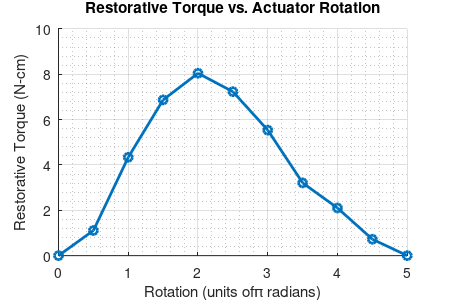
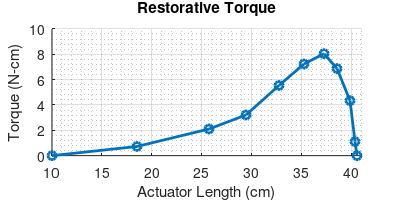

MATLAB code to generate these figures, in order:
% restorative_torque_experiment.m
% Restorative Torque Testing Experiment
% Copyright 2015 Andrew P. Sabelhaus, Kyle Zampaglione
% This file contains the data from the restorative torque tests,
% and plots that data.

clear all; close all; clc;

% Number of rotations for the actuator as turned by hand:
experimental_rotations = [0; 0.25; 0.5; 0.75; 1; 1.25; 1.5; 1.75; ...
                            2; 2.25; 2.5];
                        
% Pick out the number of datapoints we have, to make this script cleaner:
num_datapoints = size(experimental_rotations, 1);

% The test was performed five times.
% Here, each row is one test, and each column is angle of rotation.
experimental_torques = [
    0, 0.12, 0.43, 0.63, 0.71, 0.62, 0.47, 0.25, 0.21, 0.05, 0;
    0, 0.12, 0.37, 0.57, 0.70, 0.64, 0.49, 0.29, 0.17, 0.07, 0;
    0, 0.12, 0.37, 0.58, 0.72, 0.61, 0.50, 0.26, 0.18, 0.04, 0;
    0, 0.06, 0.37, 0.60, 0.70, 0.67, 0.48, 0.30, 0.17, 0.08, 0;
    0, 0.07, 0.38, 0.66, 0.73, 0.66, 0.51, 0.32, 0.20, 0.08, 0];

% Convert all these torques from inch-pounds to newton-centimeters:
lb_to_N = 4.44822;
lbf_in_to_N_cm = lb_to_N * 2.54;
experimental_torques_si = experimental_torques .* lbf_in_to_N_cm;

% Pick out the number of tests we did for ease later:
num_tests = size(experimental_torques_si, 1);

% Calculate the averages for each angle of rotation:
avg_torques = sum(experimental_torques_si) ./ num_tests;

% Length data were re-used from the displacement experiment:
experimental_lengths = [40.5; 40.3; 39.8; 38.5; 37.2; 35.2; 32.7; ...
                        29.4; 25.7; 18.5; 10];
                    
%% Create two plots: torque vs. rotations, torque vs. lengths.

% First, rotations.
RotationsFigureHandle = figure;
hold on
%set(gca,'FontSize',11);
set(RotationsFigureHandle,'Position',[100,100,450,300]);
set(RotationsFigureHandle,'PaperPosition',[1,1,4.5,3]);

% 2016-04-29: changed x-axis units from rotations to radians (pi rad.)
% x-axis is now "pi rad." For example, "2" is "2pi"
experimental_rotations = experimental_rotations .* 2;

title('Restorative Torque vs. Actuator Rotation')
xlabel('Rotation (units of\pi radians)')
ylabel('Restorative Torque (N-cm)')
plot(experimental_rotations,avg_torques,'o-','LineWidth',2);
grid on;
grid minor;

% Save images
% Create the filenames for both images
save_path_base = '../img/restorative_torque_experiment_rotations';
save_fullpath_fig = strcat(save_path_base, '.fig');
save_fullpath_eps = strcat(save_path_base, '.eps');

% Uncomment the lines below to save.
% savefig(save_fullpath_fig);
% print(save_fullpath_eps,'-depsc')

hold off;

% Then, plot torque vs. lengths.
LengthsFigureHandle = figure;
hold on
%set(gca,'FontSize',11);
%set(LengthsFigureHandle,'Position',[100,100,450,300]);
%set(LengthsFigureHandle,'PaperPosition',[1,1,4.5,3]);
set(LengthsFigureHandle,'Position',[100,100,400,200]);
set(LengthsFigureHandle,'PaperPosition',[1,1,4,2]);

%title('Restorative Torque vs. Actuator Length')
title('Restorative Torque')
xlabel('Actuator Length (cm)')
%ylabel('Restorative Torque (N-cm)')
ylabel('Torque (N-cm)')
plot(experimental_lengths,avg_torques,'o-','LineWidth',2);
grid on;
grid minor;
xlim([10,41]);

% Save images
% Create the filenames for both images
save_path_base = '../img/restorative_torque_experiment_lengths';
save_fullpath_fig = strcat(save_path_base, '.fig');
save_fullpath_eps = strcat(save_path_base, '.eps');

% Uncomment the lines below to save.
% savefig(save_fullpath_fig);
% print(save_fullpath_eps,'-depsc')
